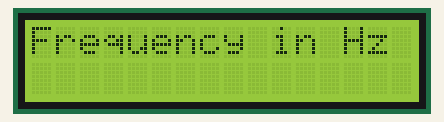
Bench run of a sketch on a simulated Arduino Uno, built with avr-gcc and run on an emulated ATmega328P. Parts: 16×2 character LCD. What the sketch prints to the serial monitor is not drawn.

Above: at 0.1 s.
At 12.2 s:
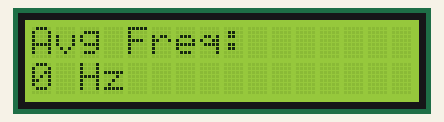

The sketch:

lactometer_sensor.ino
```cpp
// FOR ARDUINO CONNECT SDA TO A4 AND SCL TO A5
// for arduino connect frequency input to pin 5
// MOSI - pin 11, MISO - pin 12, CLK - pin 13, CS - pin 4

#include <SD.h>
#include <SPI.h>
#include <FreqCount.h>
#include <Wire.h>
#include <LiquidCrystal_I2C.h>

// Initialize the 16x2 LCD at I2C address 0x27
LiquidCrystal_I2C lcd(0x27, 16, 2);

int i = 0;
unsigned long val[10], sum = 0, avg = 0;

void setup() {
  Serial.begin(9600);
  while (!Serial) {
    ; // Wait for serial port to connect
  }

  // Format headers for PLX-DAQ Excel logging
  Serial.println("CLEARDATA");
  Serial.println("LABEL,Date & Time, Frequency(Hz)");

  // Initialize and turn on the LCD screen
  lcd.init();
  lcd.backlight();
  lcd.setCursor(0, 0);
  lcd.print("Frequency in Hz");

  // Start the frequency counter on Pin 5 with a 1000ms gate time
  FreqCount.begin(1000);
  delay(3000);
  lcd.clear();
}

void loop() {
  if (FreqCount.available()) {
    // Capture data sequentially across genuine gate intervals
    val[i] = FreqCount.read();
    sum += val[i];
    i++;

    // Once 10 genuine sequential samples are captured (takes ~10 seconds)
    if (i >= 10) {
      avg = sum / 10;

      // Update the I2C LCD Display
      lcd.clear();
      lcd.setCursor(0, 0);
      lcd.print("Avg Freq:");
      lcd.setCursor(0, 1);
      lcd.print(avg);
      lcd.print(" Hz");

      // Send data out to the Serial Monitor / Excel logging
      Serial.print("DATA,TIME,");
      Serial.println(avg);

      // Reset averaging variables for the next cycle
      sum = 0;
      i = 0;
    }
  }
}
```
